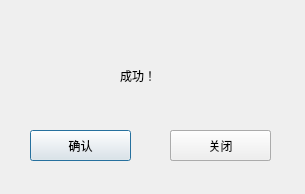
<?xml version="1.0" encoding="UTF-8"?>
<ui version="4.0">
 <class>Dialog</class>
 <widget class="QDialog" name="Dialog">
  <property name="geometry">
   <rect>
    <x>0</x>
    <y>0</y>
    <width>305</width>
    <height>194</height>
   </rect>
  </property>
  <property name="windowTitle">
   <string>提示框</string>
  </property>
  <widget class="QPushButton" name="pushButton_ok">
   <property name="geometry">
    <rect>
     <x>30</x>
     <y>130</y>
     <width>101</width>
     <height>31</height>
    </rect>
   </property>
   <property name="text">
    <string>确认</string>
   </property>
  </widget>
  <widget class="QLabel" name="label">
   <property name="geometry">
    <rect>
     <x>120</x>
     <y>60</y>
     <width>61</width>
     <height>31</height>
    </rect>
   </property>
   <property name="styleSheet">
    <string notr="true">font: 20pt &quot;宋体&quot;;</string>
   </property>
   <property name="text">
    <string>成功！</string>
   </property>
  </widget>
  <widget class="QPushButton" name="pushButton_open_dir">
   <property name="geometry">
    <rect>
     <x>170</x>
     <y>130</y>
     <width>101</width>
     <height>31</height>
    </rect>
   </property>
   <property name="text">
    <string>打开输出文件夹</string>
   </property>
  </widget>
  <widget class="QPushButton" name="pushButton_close">
   <property name="geometry">
    <rect>
     <x>170</x>
     <y>130</y>
     <width>101</width>
     <height>31</height>
    </rect>
   </property>
   <property name="text">
    <string>关闭</string>
   </property>
  </widget>
 </widget>
 <resources/>
 <connections/>
</ui>
